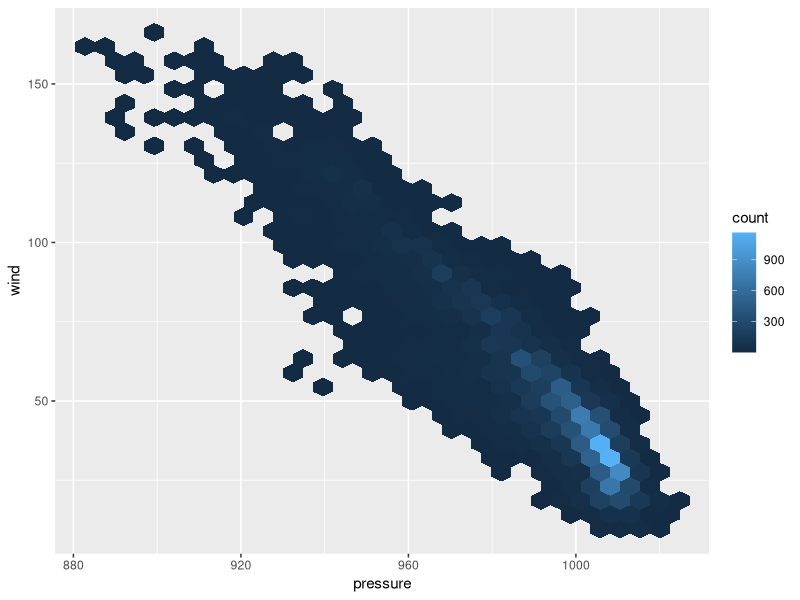

This figure's R source:
## ---- chunk 1
knitr::opts_chunk$set(echo = TRUE)
library(tidyverse)
## ---- chunk 2
ggplot(data = storms, aes(x = pressure, y = wind)) +
  geom_hex()
